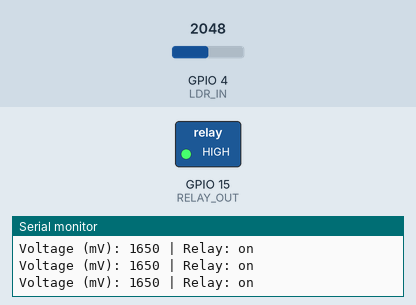
Recording of a program running on a simulated ESP32-S3. On the bench: switched loads named in the program (green lamp = pin HIGH), the last lines printed to the serial monitor. The inputs (shaded band) are chosen by the test bench; at power-on: GPIO 4 (LDR_IN) = 2048 (analog values on the 0–4095 scale).

Above: at 2.2 s.
2.3 s: GPIO 4 (LDR_IN) set to 3421
3.8 s: GPIO 4 (LDR_IN) set to 3539
At 4.6 s:
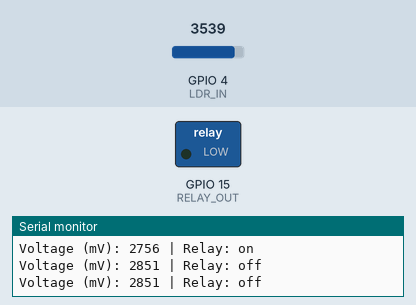
6.0 s: GPIO 4 (LDR_IN) set to 2517
7.5 s: GPIO 4 (LDR_IN) set to 2447
At 8.7 s:
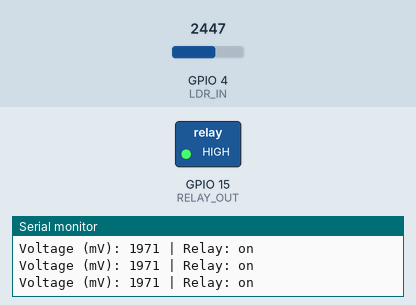
9.0 s: GPIO 4 (LDR_IN) set to 3603
At 10.1 s:
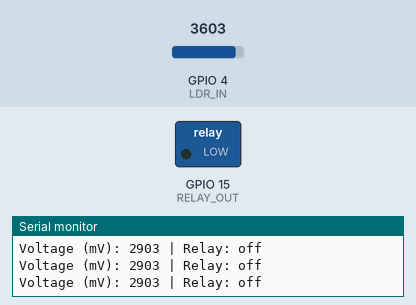
Timing chart, 0 to 11.5 s (numbered marks = the images above; inputs shaded):
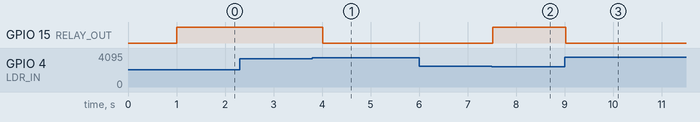

The program:

main.cpp
```cpp
#include <Arduino.h>

#define LDR_IN 4        // Фоторезистор (ADC)
#define RELAY_OUT 15    // База транзистора (Реле)

// Порогові значення ADC (0...4095 для 12-бітного ADC ESP32-S3)
constexpr uint32_t THRESHOLD_DARK = 2000;   // Нижче цього рівня вважаємо, що темно
constexpr uint32_t THRESHOLD_LIGHT = 2800;  // Вище цього рівня вважаємо, що світло
constexpr uint8_t SAMPLES = 10;  // Кількість вимірювань для усереднення


uint32_t readMilliVoltsAverage() {
    uint32_t sum = 0;
    for (uint8_t i = 0; i < SAMPLES; ++i) {
        sum += analogReadMilliVolts(LDR_IN);
    }
    return sum / SAMPLES;
}


void setup() {
  Serial.begin(115200);
  delay(1000);
  analogReadResolution(12);

  pinMode(LDR_IN, INPUT);
  pinMode(RELAY_OUT, OUTPUT);

  // Початковий стан: реле вимкнено
  digitalWrite(RELAY_OUT, LOW);

  Serial.println("System Ready");
  Serial.flush();
}

void loop() {
  static bool relayOn = false;
  const uint32_t voltageMilliVolts = readMilliVoltsAverage();

  if (voltageMilliVolts < THRESHOLD_DARK) {
    relayOn = true;
    digitalWrite(RELAY_OUT, HIGH);  // Реле активне
  }
  else if (voltageMilliVolts > THRESHOLD_LIGHT) {
    relayOn = false;
    digitalWrite(RELAY_OUT, LOW);  // Реле вимкнене
  }
  // Зона між порогами ігнорується, стан релє залишається незмінним

  Serial.print("Voltage (mV): ");
  Serial.print(voltageMilliVolts);
  Serial.print(" | Relay: ");
  Serial.println(relayOn ? "on" : "off");

  delay(500);
}
```

Measured:
- the behaviour switches between 3475 and 3476 on GPIO 4 (LDR_IN) (found by bisection; images 0 and 1)
- the behaviour switches between 2482 and 2481 on GPIO 4 (LDR_IN) (found by bisection; images 1 and 2)
- after the input at 3.8 s, GPIO 15 (RELAY_OUT): HIGH → LOW after 0.21 s
- after the input at 7.5 s, GPIO 15 (RELAY_OUT): LOW → HIGH at once
- after the input at 9.0 s, GPIO 15 (RELAY_OUT): HIGH → LOW at once
